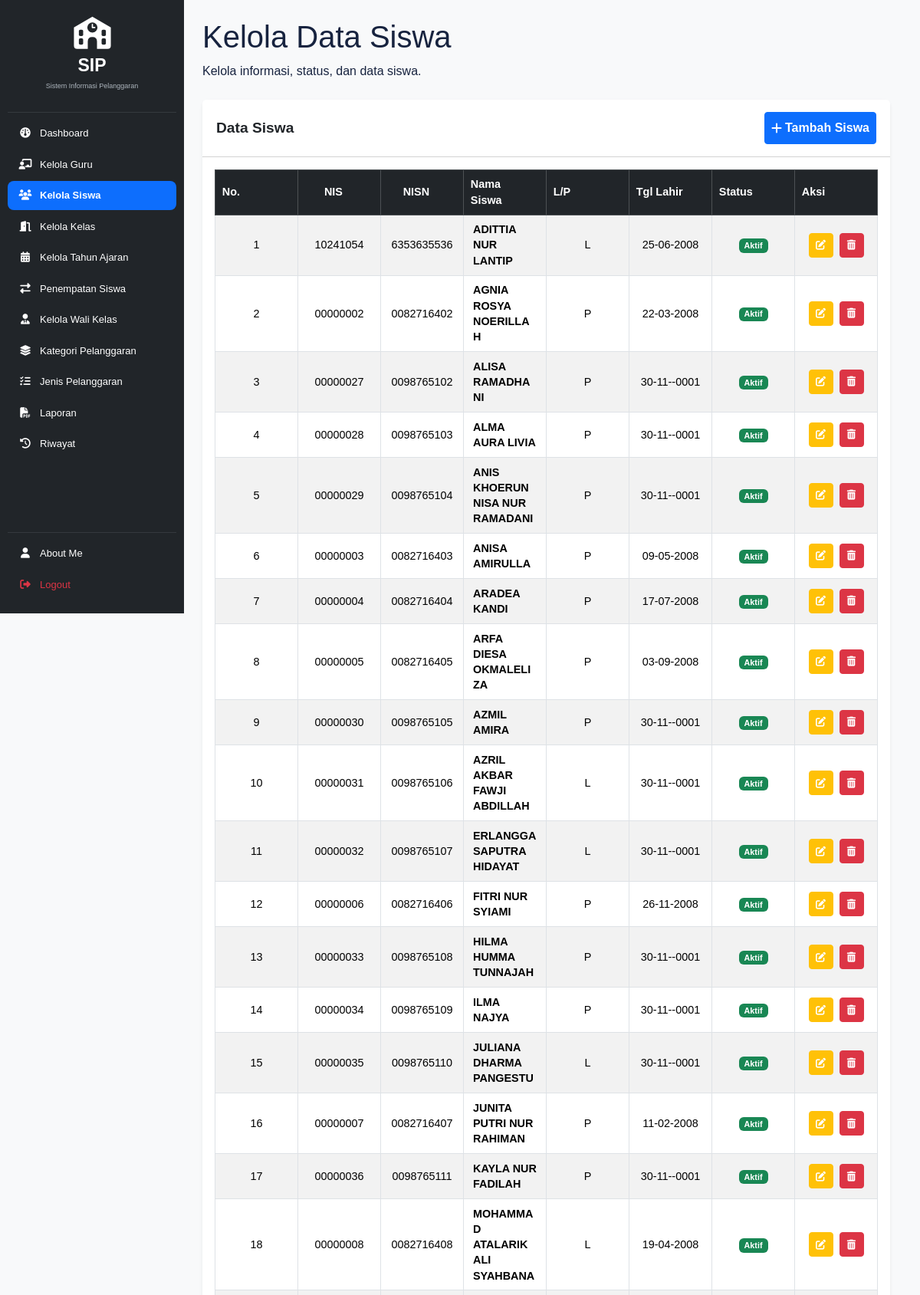
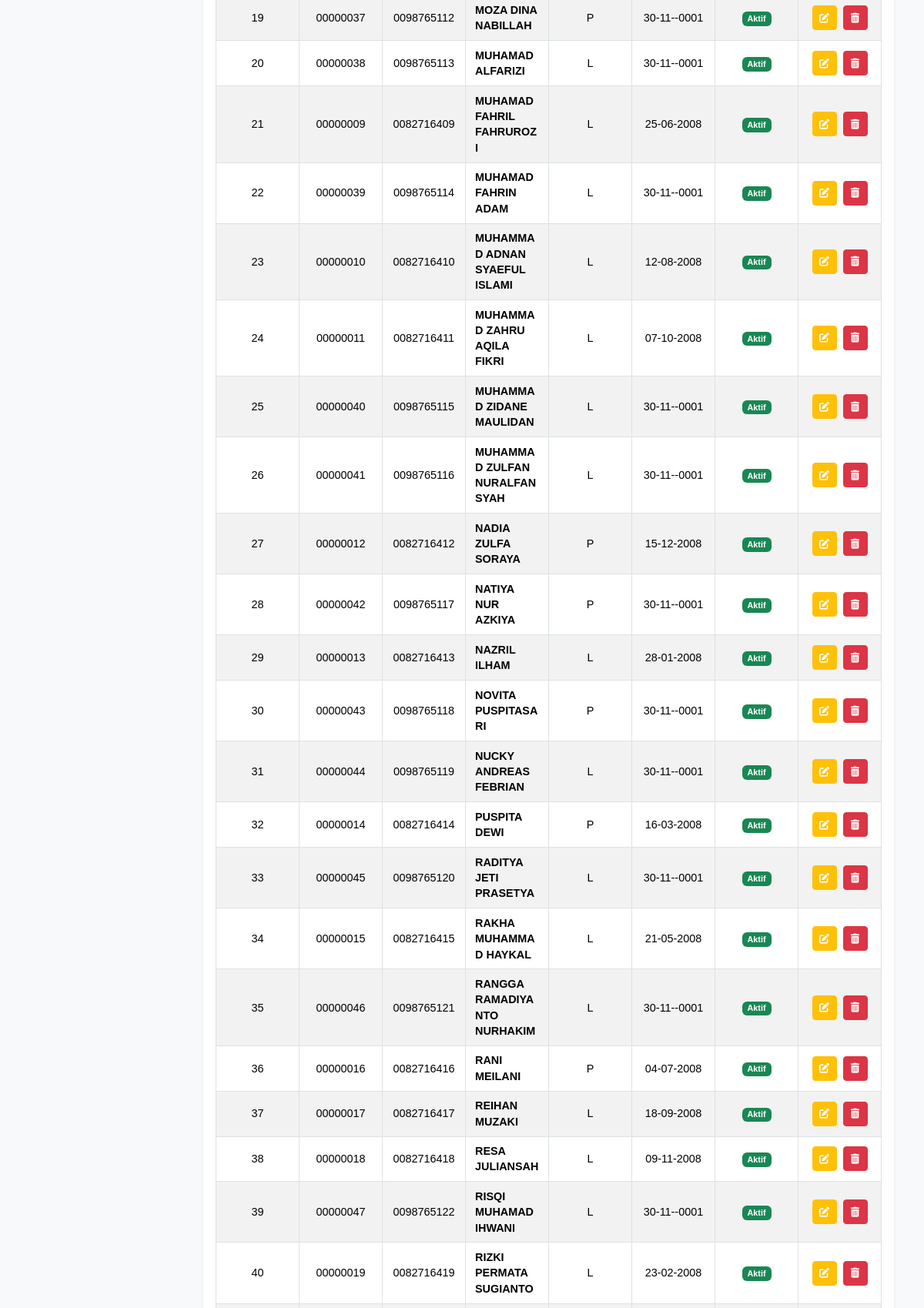
Page /kelola_siswa.php (signed in, upper part) on the committed database (2 pictures, top to bottom).
### tables this page shows
CREATE TABLE `t_siswa` (
  `id` int(11) NOT NULL,
  `nis` varchar(30) DEFAULT NULL,
  `nisn` varchar(20) NOT NULL,
  `nama` varchar(150) DEFAULT NULL,
  `jenis_kelamin` char(1) NOT NULL,
  `tanggal_lahir` date NOT NULL,
  `alamat` text NOT NULL,
  `status_aktif` tinyint(1) NOT NULL,
  `created_at` timestamp NOT NULL DEFAULT current_timestamp(),
  `updated_at` timestamp NOT NULL DEFAULT current_timestamp()
);

### kelola_siswa.php (the view, shortened to what this page needs)
<?php
include 'config/koneksi.php';
$sql = "SELECT * FROM t_siswa ORDER BY nama ASC";
$hasil = mysqli_query($koneksi, $sql);
?>
<!DOCTYPE html>
<html lang="id">
<head>
    <link href="https://cdn.jsdelivr.net/npm/bootstrap@5.3.3/dist/css/bootstrap.min.css" rel="stylesheet">
    <link rel="stylesheet" href="https://cdnjs.cloudflare.com/ajax/libs/font-awesome/6.4.0/css/all.min.css">
    <link href="https://cdn.datatables.net/2.3.4/css/dataTables.bootstrap5.min.css" rel="stylesheet">
    <link rel="stylesheet" href="layout/style.css">
</head>
<body class="bg-light">
<div class="container-fluid">
    <div class="row">
        <?php include 'layout/sidebar.php'; ?>
        <main class="col-md-9 ms-sm-auto col-lg-10 p-4 admin-siswa-list">
            <header class="admin-page-header mb-4">
                <h1>Kelola Data Siswa</h1>
                <p>Kelola informasi, status, dan data siswa.</p>
            </header>
            <div class="card shadow-sm border-0 rounded-3 mb-5">
                <div class="card-header bg-white py-3 d-flex flex-wrap gap-2 justify-content-between align-items-center">
                    <h5 class="card-title m-0 fw-bold">Data Siswa</h5>
                    <a href="tambah_siswa.php" class="btn btn-primary btn-sm fw-semibold text-nowrap">
                        <i class="fas fa-plus me-1"></i> Tambah Siswa
                    </a>
                </div>
                <div class="card-body p-3">
                    <div class="table-responsive">
                        <table id="tabelSiswa" class="table table-striped table-bordered table-hover table-sm align-middle w-100" style="font-size: 0.9rem;">
                            <thead class="table-dark text-center">
                                <tr>
                                    <th class="text-nowrap">No.</th>
                                    <th class="text-center">NIS</th>
                                    <th class="text-center">NISN</th>
                                    <th>Nama Siswa</th>
                                    <th>L/P</th>
                                    <th>Tgl Lahir</th>
                                    <th>Status</th>
                                    <th class="action-column">Aksi</th>
                                </tr>
                            </thead>
                            <tbody>
                                <?php
                                $no = 1;
                                while ($row = mysqli_fetch_assoc($hasil)) { ?>
                                <tr>
                                    <td class="text-center"><?= $no++ ?></td>
                                    <td class="text-center"><?= htmlspecialchars($row['nis']) ?></td>
                                    <td class="text-center"><?= htmlspecialchars($row['nisn']) ?></td>
                                    <td class="fw-semibold"><?= htmlspecialchars($row['nama']) ?></td>
                                    <td class="text-center">
                                        <?php
                                        if ($row['jenis_kelamin'] == 'L') {
                                            echo 'L';
                                        } elseif ($row['jenis_kelamin'] == 'P') {
                                            echo 'P';
                                        } else {
                                            echo '-';
                                        }
                                        ?>
                                    </td>
                                    <td class="text-center text-nowrap"><?= htmlspecialchars(date('d-m-Y', strtotime($row['tanggal_lahir'] ?? ''))) ?></td>
                                    <td class="text-center">
                                        <?php if ($row['status_aktif'] == 1) { ?>
                                            <span class="badge bg-success">Aktif</span>
                                        <?php } else { ?>
                                            <span class="badge bg-secondary">Nonaktif</span>
                                        <?php } ?>
                                    </td>
                                    <td class="text-center text-nowrap action-column">
                                        <a href="edit_siswa.php?id=<?= urlencode($row['id']) ?>"
                                           class="btn btn-warning btn-sm text-white px-2 py-1" title="Edit" aria-label="Edit siswa">
                                            <i class="fa-solid fa-pen-to-square" aria-hidden="true"></i>
                                        </a>
                                        <a href="hapus_siswa.php?id=<?= urlencode($row['id']) ?>"
                                           class="btn btn-danger btn-sm px-2 py-1" title="Hapus" aria-label="Hapus siswa"
                                           onclick="return confirm('Yakin ingin menghapus data siswa ini?');">
                                            <i class="fa-solid fa-trash-can" aria-hidden="true"></i>
                                        </a>
                                    </td>
                                </tr>
                                <?php } ?>
                            </tbody>
                        </table>
                    </div>
                </div>
            </div>
        </main>
    </div>
</div>
</body>
</html>

### layout/style.css (style rules this page uses)
:root { --primary: #3659d9; --navy: #17233f; --background: #f4f6fb; --text-muted: #778198; --border: #e8ecf4; }
* { box-sizing: border-box; }
html { scrollbar-gutter: stable; }
body { margin: 0; font-family: 'Poppins', sans-serif; background: var(--background); color: var(--navy); }
main[class*="col-"] { min-width: 0; }
main[class*="col-"] { font-size: 1rem; line-height: 1.6; }
main[class*="col-"] .card { border-radius: 12px; }
main[class*="col-"] .card-header { padding: 14px 18px; }
main[class*="col-"] .card-header h5, main[class*="col-"] .card-header .card-title { font-size: 1.2rem; line-height: 1.45; }
main[class*="col-"] .card-header .btn { min-height: 42px; display: inline-flex; align-items: center; justify-content: center; white-space: normal; font-size: 1rem; }
main[class*="col-"] label, main[class*="col-"] .form-label, main[class*="col-"] .form-text, main[class*="col-"] .alert, main[class*="col-"] .btn, main[class*="col-"] .form-control, main[class*="col-"] .form-select { font-size: 1rem; }
main[class*="col-"] .table { font-size: 0.875rem; line-height: 1.4; width: 100% !important; min-width: 100% !important; table-layout: fixed; }
main[class*="col-"] .table th, main[class*="col-"] .table td { padding: 0.55rem 0.75rem; vertical-align: middle; overflow-wrap: anywhere; }
main[class*="col-"] .table thead th { font-weight: 600; position: relative; white-space: normal; padding: 0.55rem 1.5rem 0.55rem 0.55rem; text-align: left; vertical-align: middle; }
main[class*="col-"] .table thead th.text-center { text-align: center; }
main[class*="col-"] .table td .btn { white-space: nowrap; font-size: 0.8125rem; padding: 0.3rem 0.5rem; }
main[class*="col-"] .table-responsive, main[class*="col-"] .dt-scroll-body { max-width: 100%; overflow-x: auto; -webkit-overflow-scrolling: touch; }
main[class*="col-"] .table .action-column { min-width: 150px; white-space: nowrap; }
.admin-siswa-list .table td.action-column .btn + .btn { margin-left: 0.25rem; }
.admin-siswa-list .table td.action-column .btn { display: inline-flex; width: 32px; height: 32px; align-items: center; justify-content: center; padding: 0; }

### layout/sidebar.php (style rules this page uses)
body { overflow-x: hidden; margin: 0; }
.main-content, main, .container-fluid.main-container { margin-left: 240px !important; width: calc(100% - 240px) !important; min-height: 100vh; padding: 25px 30px; box-sizing: border-box; }

### rows in the picture
t_siswa: nis "10241054", nisn "6353635536", nama "ADITTIA NUR LANTIP", jenis_kelamin "L", tanggal_lahir "25-06-2008", status_aktif "Aktif"
t_siswa: nis "00000002", nisn "0082716402", nama "AGNIA ROSYA NOERILLAH", jenis_kelamin "P", tanggal_lahir "22-03-2008", status_aktif "Aktif"
t_siswa: nis "00000027", nisn "0098765102", nama "ALISA RAMADHANI", jenis_kelamin "P", tanggal_lahir "30-11--0001", status_aktif "Aktif"
t_siswa: nis "00000028", nisn "0098765103", nama "ALMA AURA LIVIA", jenis_kelamin "P", tanggal_lahir "30-11--0001", status_aktif "Aktif"
t_siswa: nis "00000029", nisn "0098765104", nama "ANIS KHOERUNNISA NUR RAMADANI", jenis_kelamin "P", tanggal_lahir "30-11--0001", status_aktif "Aktif"
t_siswa: nis "00000003", nisn "0082716403", nama "ANISA AMIRULLA", jenis_kelamin "P", tanggal_lahir "09-05-2008", status_aktif "Aktif"
t_siswa: nis "00000004", nisn "0082716404", nama "ARADEA KANDI", jenis_kelamin "P", tanggal_lahir "17-07-2008", status_aktif "Aktif"
t_siswa: nis "00000005", nisn "0082716405", nama "ARFA DIESA OKMALELIZA", jenis_kelamin "P", tanggal_lahir "03-09-2008", status_aktif "Aktif"
t_siswa: nis "00000030", nisn "0098765105", nama "AZMIL AMIRA", jenis_kelamin "P", tanggal_lahir "30-11--0001", status_aktif "Aktif"
t_siswa: nis "00000031", nisn "0098765106", nama "AZRIL AKBAR FAWJI ABDILLAH", jenis_kelamin "L", tanggal_lahir "30-11--0001", status_aktif "Aktif"
t_siswa: nis "00000032", nisn "0098765107", nama "ERLANGGA SAPUTRA HIDAYAT", jenis_kelamin "L", tanggal_lahir "30-11--0001", status_aktif "Aktif"
t_siswa: nis "00000006", nisn "0082716406", nama "FITRI NUR SYIAMI", jenis_kelamin "P", tanggal_lahir "26-11-2008", status_aktif "Aktif"
t_siswa: nis "00000033", nisn "0098765108", nama "HILMA HUMMA TUNNAJAH", jenis_kelamin "P", tanggal_lahir "30-11--0001", status_aktif "Aktif"
t_siswa: nis "00000034", nisn "0098765109", nama "ILMA NAJYA", jenis_kelamin "P", tanggal_lahir "30-11--0001", status_aktif "Aktif"
t_siswa: nis "00000035", nisn "0098765110", nama "JULIANA DHARMA PANGESTU", jenis_kelamin "L", tanggal_lahir "30-11--0001", status_aktif "Aktif"
t_siswa: nis "00000007", nisn "0082716407", nama "JUNITA PUTRI NUR RAHIMAN", jenis_kelamin "P", tanggal_lahir "11-02-2008", status_aktif "Aktif"
t_siswa: nis "00000036", nisn "0098765111", nama "KAYLA NUR FADILAH", jenis_kelamin "P", tanggal_lahir "30-11--0001", status_aktif "Aktif"
t_siswa: nis "00000008", nisn "0082716408", nama "MOHAMMAD ATALARIK ALI SYAHBANA", jenis_kelamin "L", tanggal_lahir "19-04-2008", status_aktif "Aktif"
t_siswa: nis "00000037", nisn "0098765112", nama "MOZA DINA NABILLAH", jenis_kelamin "P", tanggal_lahir "30-11--0001", status_aktif "Aktif"
t_siswa: nis "00000038", nisn "0098765113", nama "MUHAMAD ALFARIZI", jenis_kelamin "L", tanggal_lahir "30-11--0001", status_aktif "Aktif"
t_siswa: nis "00000009", nisn "0082716409", nama "MUHAMAD FAHRIL FAHRUROZI", jenis_kelamin "L", tanggal_lahir "25-06-2008", status_aktif "Aktif"
t_siswa: nis "00000039", nisn "0098765114", nama "MUHAMAD FAHRIN ADAM", jenis_kelamin "L", tanggal_lahir "30-11--0001", status_aktif "Aktif"
t_siswa: nis "00000010", nisn "0082716410", nama "MUHAMMAD ADNAN SYAEFUL ISLAMI", jenis_kelamin "L", tanggal_lahir "12-08-2008", status_aktif "Aktif"
t_siswa: nis "00000011", nisn "0082716411", nama "MUHAMMAD ZAHRU AQILA FIKRI", jenis_kelamin "L", tanggal_lahir "07-10-2008", status_aktif "Aktif"
t_siswa: nis "00000040", nisn "0098765115", nama "MUHAMMAD ZIDANE MAULIDAN", jenis_kelamin "L", tanggal_lahir "30-11--0001", status_aktif "Aktif"
t_siswa: nis "00000041", nisn "0098765116", nama "MUHAMMAD ZULFAN NURALFANSYAH", jenis_kelamin "L", tanggal_lahir "30-11--0001", status_aktif "Aktif"
t_siswa: nis "00000012", nisn "0082716412", nama "NADIA ZULFA SORAYA", jenis_kelamin "P", tanggal_lahir "15-12-2008", status_aktif "Aktif"
t_siswa: nis "00000042", nisn "0098765117", nama "NATIYA NUR AZKIYA", jenis_kelamin "P", tanggal_lahir "30-11--0001", status_aktif "Aktif"
t_siswa: nis "00000013", nisn "0082716413", nama "NAZRIL ILHAM", jenis_kelamin "L", tanggal_lahir "28-01-2008", status_aktif "Aktif"
t_siswa: nis "00000043", nisn "0098765118", nama "NOVITA PUSPITASARI", jenis_kelamin "P", tanggal_lahir "30-11--0001", status_aktif "Aktif"
t_siswa: nis "00000044", nisn "0098765119", nama "NUCKY ANDREAS FEBRIAN", jenis_kelamin "L", tanggal_lahir "30-11--0001", status_aktif "Aktif"
t_siswa: nis "00000014", nisn "0082716414", nama "PUSPITA DEWI", jenis_kelamin "P", tanggal_lahir "16-03-2008", status_aktif "Aktif"
t_siswa: nis "00000045", nisn "0098765120", nama "RADITYA JETI PRASETYA", jenis_kelamin "L", tanggal_lahir "30-11--0001", status_aktif "Aktif"
t_siswa: nis "00000015", nisn "0082716415", nama "RAKHA MUHAMMAD HAYKAL", jenis_kelamin "L", tanggal_lahir "21-05-2008", status_aktif "Aktif"
t_siswa: nis "00000046", nisn "0098765121", nama "RANGGA RAMADIYANTO NURHAKIM", jenis_kelamin "L", tanggal_lahir "30-11--0001", status_aktif "Aktif"
t_siswa: nis "00000016", nisn "0082716416", nama "RANI MEILANI", jenis_kelamin "P", tanggal_lahir "04-07-2008", status_aktif "Aktif"
t_siswa: nis "00000017", nisn "0082716417", nama "REIHAN MUZAKI", jenis_kelamin "L", tanggal_lahir "18-09-2008", status_aktif "Aktif"
t_siswa: nis "00000018", nisn "0082716418", nama "RESA JULIANSAH", jenis_kelamin "L", tanggal_lahir "09-11-2008", status_aktif "Aktif"
t_siswa: nis "00000047", nisn "0098765122", nama "RISQI MUHAMAD IHWANI", jenis_kelamin "L", tanggal_lahir "30-11--0001", status_aktif "Aktif"
t_siswa: nis "00000019", nisn "0082716419", nama "RIZKI PERMATA SUGIANTO", jenis_kelamin "L", tanggal_lahir "23-02-2008", status_aktif "Aktif"
